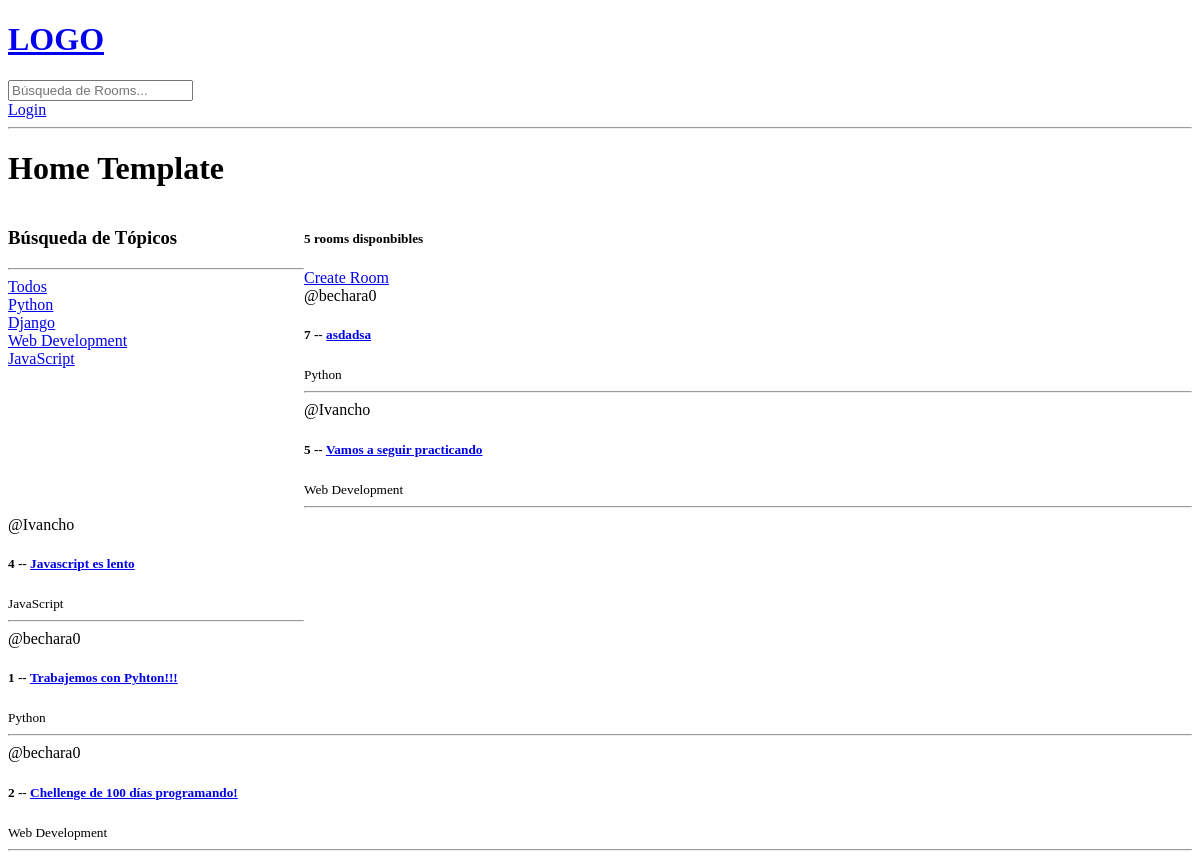
Before: / with the older database file.
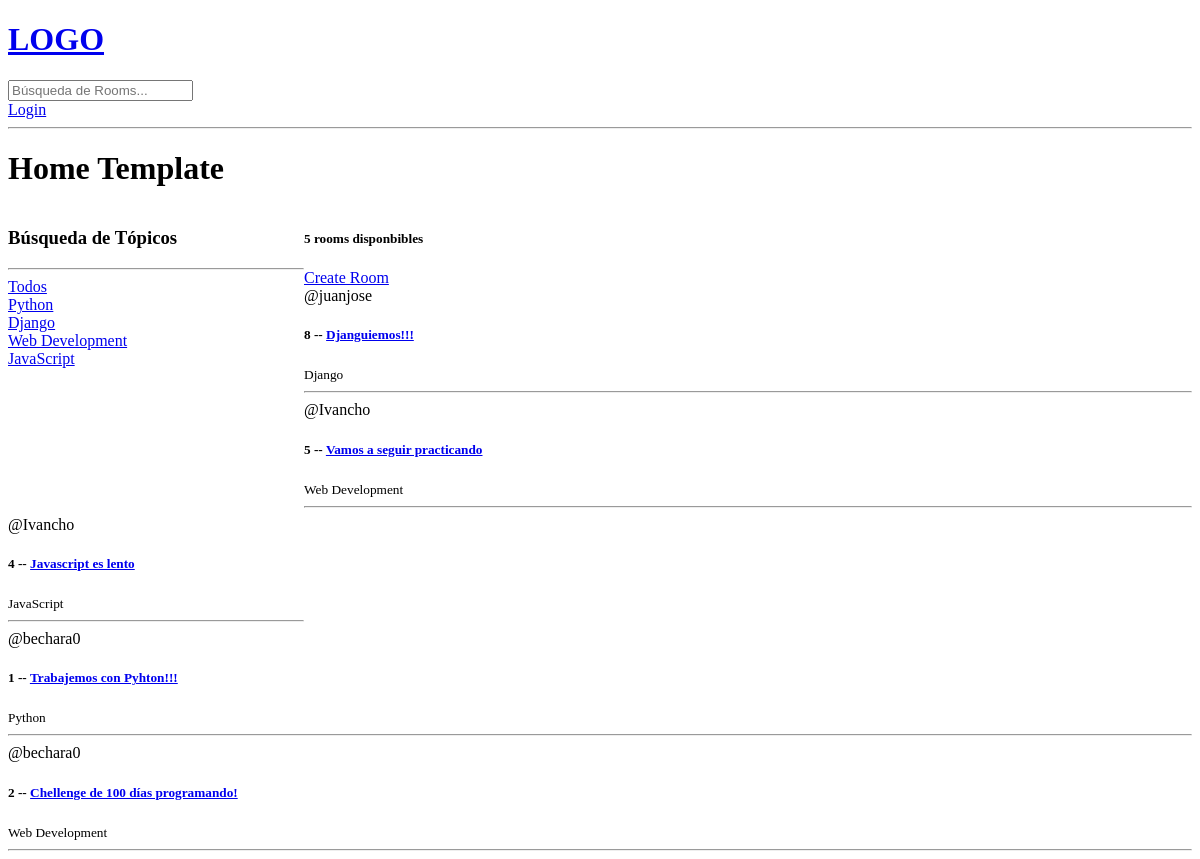
After: the same page with the newer database file.
### base/models.py (models this page shows, shortened)
class Topic(models.Model):
    name = models.CharField(max_length=200)

class Room(models.Model):
    host = models.ForeignKey(User, on_delete=models.SET_NULL, null=True)
    topic = models.ForeignKey(Topic, on_delete=models.SET_NULL, null=True)
    name = models.CharField(max_length=200)
    description = models.TextField(null=True, blank=True)
    updated = models.DateTimeField(auto_now=True)
    created = models.DateTimeField(auto_now_add=True)
    class Meta:
        ordering = ["-updated", "-created"]

### base/views.py (the view)
# urls.py: path("", views.home, name="home"),
def home(request):
    q = request.GET.get("q") if request.GET.get("q") != None else ""
    rooms = Room.objects.filter(
        Q(topic__name__icontains=q) | Q(name__icontains=q) | Q(description__icontains=q)
    )
    topics = Topic.objects.all()
    room_count = rooms.count()
    context = {"rooms": rooms, "topics": topics, "room_count": room_count}
    return render(request, "base/home.html", context)

### base/templates/base/home.html (shortened to what this page needs)
{% extends 'main.html' %}
{% block content %}
<h1>Home Template</h1>
<div class="home-container">
    <div class="">
        <h3>Búsqueda de Tópicos</h3>
        <hr>
        <div>
            <a href="{% url 'home' %}">Todos</a>
        </div>
        {% for topic in topics %}
        <div>
            <a href="{% url 'home' %}?q={{ topic.name }}">{{ topic.name }}</a>
        </div>
        {% endfor %}
    </div>
    <div>
        <h5>{{ room_count }} rooms disponbibles</h5>
        <a href="{% url 'create-room' %}">Create Room</a>
        <div>
            {% for room in rooms %}
            <div>
                <span>@{{ room.host.username }}</span>
                <h5>{{ room.id }} -- <a href="{% url 'room' room.id %}">{{ room.name }}</a></h5>
                <small>{{ room.topic.name }}</small>
                <hr>
            </div>
        </div>
        {% endfor %}
{% endblock content %}

### templates/main.html (shortened to what this page needs)
<!DOCTYPE html>
<html lang="es">
    <head>
    </head>
    <body>
        {% include 'navbar.html' %}
        {% block content %}
        {% endblock %}
    </body>
</html>

### templates/navbar.html
<a href="/">
    <h1>LOGO</h1>
</a>
<form method=" GET" action="{% url 'home' %}">
    <input type="text" name="q" placeholder="Búsqueda de Rooms..." />
</form>
{% if request.user.is_authenticated %}
<p>Hola {{ request.user }}</p>
<a href="{% url 'logout' %}">LogOut</a>
{% else %}
<a href="{% url 'login' %}">Login</a>
{% endif %}
<hr>

### base/templates/base/home.html (style rules this page uses)
.home-container { display: grid; grid-template-columns: 1fr 3fr; }

Changed rows visible on the page:
removed Room: host.username "bechara0", id "7", name "asdadsa", topic.name "Python"
added Room: host.username "juanjose", id "8", name "Djanguiemos!!!", topic.name "Django"
